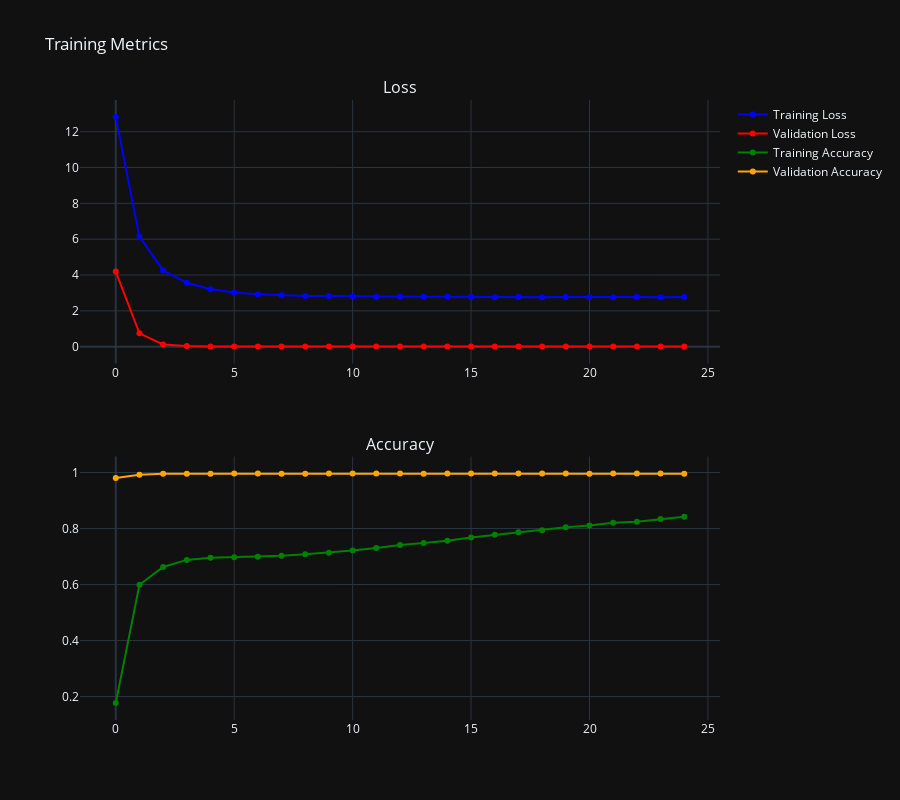

Notebook code for this chart:
### Code cell
# Visualize metrics
import plotly.graph_objects as go
from plotly.subplots import make_subplots

# Create subplots
fig = make_subplots(rows=2, cols=1, 
                    subplot_titles=('Loss', 'Accuracy'),
                    vertical_spacing=0.15)

# Add loss traces
fig.add_trace(
    go.Scatter(x=list(range(EPOCHS)), y=train_losses, name="Training Loss", 
               mode='lines+markers', line=dict(color='blue')),
    row=1, col=1
)
fig.add_trace(
    go.Scatter(x=list(range(EPOCHS)), y=val_losses, name="Validation Loss", 
               mode='lines+markers', line=dict(color='red')),
    row=1, col=1
)

# Add accuracy traces
fig.add_trace(
    go.Scatter(x=list(range(EPOCHS)), y=train_accuracies, name="Training Accuracy", 
               mode='lines+markers', line=dict(color='green')),
    row=2, col=1
)
fig.add_trace(
    go.Scatter(x=list(range(EPOCHS)), y=val_accuracies, name="Validation Accuracy", 
               mode='lines+markers', line=dict(color='orange')),
    row=2, col=1
)

# Update layout
fig.update_layout(
    height=800,
    title_text="Training Metrics",
    showlegend=True,
    template='plotly_dark'
)

fig.show()

### Figure 1 — Plotly figure (JSON) as saved in the notebook; plotly's stock layout.template omitted (floating-point values rounded to 4 significant figures)
{"data": [{"line": {"color": "blue"}, "mode": "lines+markers", "name": "Training Loss", "type": "scatter", "x": [0, 1, 2, 3, 4, 5, 6, 7, 8, 9, 10, 11, 12, 13, 14, 15, 16, 17, 18, 19, 20, 21, 22, 23, 24, 25, 26, 27, 28, 29, 30, 31, 32, 33, 34, 35, 36, 37, 38, 39, 40, 41, 42, 43, 44, 45, 46, 47, 48, 49, 50, 51, 52, 53, 54, 55, 56, 57, 58, 59, 60, 61, 62, 63, 64, 65, 66, 67, 68, 69, 70, 71, 72, 73, 74, 75, 76, 77, 78, 79, 80, 81, 82, 83, 84, 85, 86, 87, 88, 89, 90, 91, 92, 93, 94, 95, 96, 97, 98, 99], "xaxis": "x", "y": [12.82, 6.14, 4.258, 3.564, 3.211, 3.025, 2.93, 2.87, 2.834, 2.822, 2.804, 2.78, 2.785, 2.781, 2.788, 2.77, 2.762, 2.772, 2.754, 2.773, 2.76, 2.763, 2.769, 2.763, 2.77], "yaxis": "y"}, {"line": {"color": "red"}, "mode": "lines+markers", "name": "Validation Loss", "type": "scatter", "x": [0, 1, 2, 3, 4, 5, 6, 7, 8, 9, 10, 11, 12, 13, 14, 15, 16, 17, 18, 19, 20, 21, 22, 23, 24, 25, 26, 27, 28, 29, 30, 31, 32, 33, 34, 35, 36, 37, 38, 39, 40, 41, 42, 43, 44, 45, 46, 47, 48, 49, 50, 51, 52, 53, 54, 55, 56, 57, 58, 59, 60, 61, 62, 63, 64, 65, 66, 67, 68, 69, 70, 71, 72, 73, 74, 75, 76, 77, 78, 79, 80, 81, 82, 83, 84, 85, 86, 87, 88, 89, 90, 91, 92, 93, 94, 95, 96, 97, 98, 99], "xaxis": "x", "y": [4.189, 0.7472, 0.123, 0.03181, 0.01381, 0.009436, 0.007445, 0.007142, 0.00697, 0.006556, 0.006521, 0.006466, 0.006367, 0.006372, 0.006185, 0.00624, 0.00617, 0.006106, 0.006095, 0.00601, 0.00626, 0.00615, 0.006119, 0.006206, 0.006206], "yaxis": "y"}, {"line": {"color": "green"}, "mode": "lines+markers", "name": "Training Accuracy", "type": "scatter", "x": [0, 1, 2, 3, 4, 5, 6, 7, 8, 9, 10, 11, 12, 13, 14, 15, 16, 17, 18, 19, 20, 21, 22, 23, 24, 25, 26, 27, 28, 29, 30, 31, 32, 33, 34, 35, 36, 37, 38, 39, 40, 41, 42, 43, 44, 45, 46, 47, 48, 49, 50, 51, 52, 53, 54, 55, 56, 57, 58, 59, 60, 61, 62, 63, 64, 65, 66, 67, 68, 69, 70, 71, 72, 73, 74, 75, 76, 77, 78, 79, 80, 81, 82, 83, 84, 85, 86, 87, 88, 89, 90, 91, 92, 93, 94, 95, 96, 97, 98, 99], "xaxis": "x2", "y": [0.1767, 0.5991, 0.6628, 0.688, 0.6958, 0.6978, 0.6995, 0.703, 0.7078, 0.7134, 0.7212, 0.7308, 0.7408, 0.7481, 0.7562, 0.7683, 0.7773, 0.7867, 0.7941, 0.8042, 0.8107, 0.8208, 0.8244, 0.8343, 0.8419], "yaxis": "y2"}, {"line": {"color": "orange"}, "mode": "lines+markers", "name": "Validation Accuracy", "type": "scatter", "x": [0, 1, 2, 3, 4, 5, 6, 7, 8, 9, 10, 11, 12, 13, 14, 15, 16, 17, 18, 19, 20, 21, 22, 23, 24, 25, 26, 27, 28, 29, 30, 31, 32, 33, 34, 35, 36, 37, 38, 39, 40, 41, 42, 43, 44, 45, 46, 47, 48, 49, 50, 51, 52, 53, 54, 55, 56, 57, 58, 59, 60, 61, 62, 63, 64, 65, 66, 67, 68, 69, 70, 71, 72, 73, 74, 75, 76, 77, 78, 79, 80, 81, 82, 83, 84, 85, 86, 87, 88, 89, 90, 91, 92, 93, 94, 95, 96, 97, 98, 99], "xaxis": "x2", "y": [0.98, 0.9924, 0.9958, 0.9958, 0.9958, 0.9961, 0.9967, 0.9959, 0.9958, 0.9962, 0.9962, 0.9967, 0.9962, 0.9958, 0.9962, 0.9963, 0.9967, 0.9961, 0.9964, 0.9963, 0.9958, 0.9967, 0.9967, 0.9962, 0.9959], "yaxis": "y2"}], "layout": {"annotations": [{"font": {"size": 16}, "showarrow": false, "text": "Loss", "x": 0.5, "xanchor": "center", "xref": "paper", "y": 1, "yanchor": "bottom", "yref": "paper"}, {"font": {"size": 16}, "showarrow": false, "text": "Accuracy", "x": 0.5, "xanchor": "center", "xref": "paper", "y": 0.425, "yanchor": "bottom", "yref": "paper"}], "height": 800, "showlegend": true, "title": {"text": "Training Metrics"}, "xaxis": {"anchor": "y", "domain": [0, 1]}, "xaxis2": {"anchor": "y2", "domain": [0, 1]}, "yaxis": {"anchor": "x", "domain": [0.575, 1]}, "yaxis2": {"anchor": "x2", "domain": [0, 0.425]}}}
